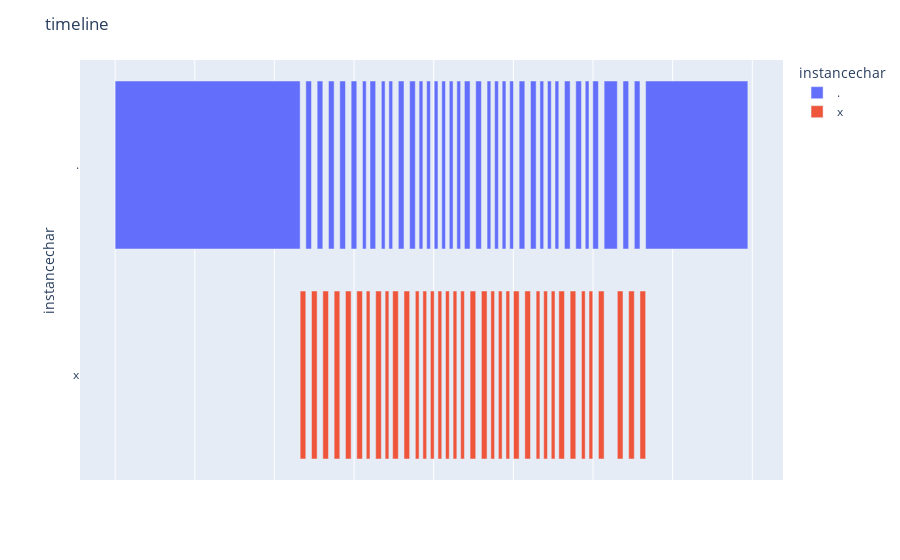
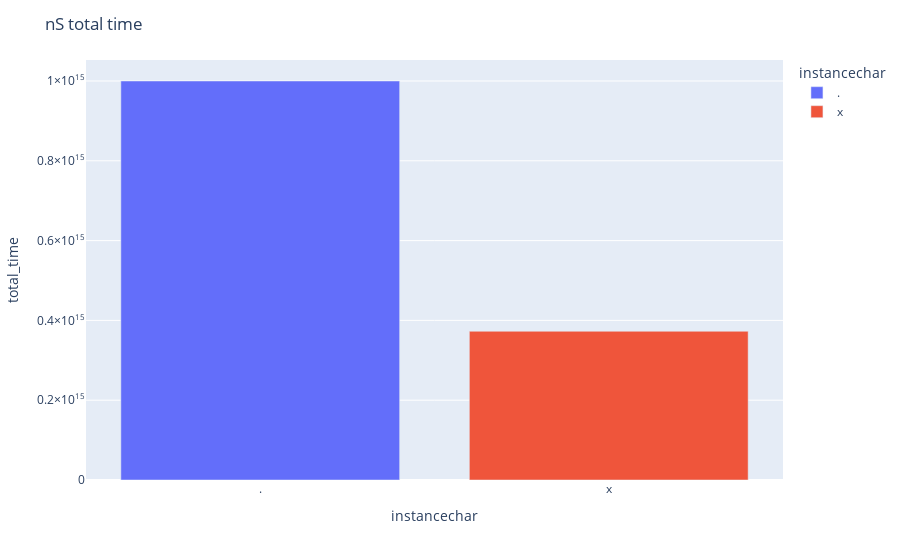

Notebook code for these charts, in order:
### Code cell
#make a time series plot
import pandas as pd
import plotly.express as px
import numpy as np

df = pd.DataFrame(columns=['instance', 'start', 'end'])
#iterate over every charater in the file
with open('output-3.txt', 'r') as f:
    df = pd.DataFrame(columns=['instancechar', 'start', 'end'])
    start = 0
    end = 0
    current_letter = '.'
    Counter = 0
    for line in f:
        for char in line:
            if char != current_letter:
                if current_letter is not None:
                    df = pd.concat([df, pd.DataFrame([[current_letter, start, end]], columns=['instancechar', 'start', 'end'])])
                current_letter = char
                start = end
                end = end + 1
            else:
                end = end + 1
    display(df)
    #change the start and end to datetime
    df['start'] = pd.to_datetime(df['start'], unit='s')
    df['end'] = pd.to_datetime(df['end'], unit='s')
    #plot the time series
    fig = px.timeline(df, x_start='start', x_end='end', y='instancechar', color='instancechar')
    fig.update_layout(title='timeline')
    #hide the x axis labels
    fig.update_xaxes(showticklabels=False)
    fig.show()
    #create a plot of the total time of each instance
    total_time_df = pd.DataFrame(columns=['instancechar', 'total_time'])
    for instance in df.instancechar.unique():
        total_time = (df[df.instancechar == instance].end - df[df.instancechar == instance].start).sum()
        total_time_df = pd.concat([total_time_df, pd.DataFrame([[instance, total_time]], columns=['instancechar', 'total_time'])])

    fig = px.bar(total_time_df, x='instancechar', y='total_time', color='instancechar')
    fig.update_layout(title='nS total time')
    fig.show()

### Figure 1 — Plotly figure (JSON) as saved in the notebook; plotly's stock layout.template omitted (floating-point values rounded to 4 significant figures)
{"data": [{"alignmentgroup": "True", "base": ["1970-01-01T00:00:00", "1970-01-05T18:54:56", "1970-01-06T01:44:32", "1970-01-06T08:34:08", "1970-01-06T15:23:44", "1970-01-06T22:13:20", "1970-01-07T05:02:56", "1970-01-07T09:36:00", "1970-01-07T16:25:36", "1970-01-07T20:58:40", "1970-01-08T02:40:00", "1970-01-08T09:29:36", "1970-01-08T15:10:56", "1970-01-08T19:44:00", "1970-01-09T00:17:04", "1970-01-09T04:50:08", "1970-01-09T09:23:12", "1970-01-09T13:56:16", "1970-01-09T18:29:20", "1970-01-10T01:18:56", "1970-01-10T08:08:32", "1970-01-10T12:41:36", "1970-01-10T17:14:40", "1970-01-10T21:47:44", "1970-01-11T03:29:04", "1970-01-11T10:18:40", "1970-01-11T16:00:00", "1970-01-11T20:33:04", "1970-01-12T01:06:08", "1970-01-12T06:47:28", "1970-01-12T13:37:04", "1970-01-12T19:18:24", "1970-01-12T23:51:28", "1970-01-13T06:41:04", "1970-01-13T18:03:44", "1970-01-14T00:53:20", "1970-01-14T07:42:56"], "hovertemplate": "instancechar=%{y}<br>start=%{base}<br>end=%{x}<extra></extra>", "legendgroup": ".", "marker": {"color": "#636efa", "pattern": {"shape": ""}}, "name": ".", "offsetgroup": ".", "orientation": "h", "showlegend": true, "textposition": "auto", "type": "bar", "x": [401408000, 12288000, 12288000, 12288000, 12288000, 12288000, 8192000, 12288000, 8192000, 8192000, 12288000, 12288000, 8192000, 8192000, 8192000, 8192000, 8192000, 8192000, 12288000, 12288000, 8192000, 8192000, 8192000, 8192000, 12288000, 12288000, 8192000, 8192000, 8192000, 12288000, 12288000, 8192000, 12288000, 28672000, 12288000, 12288000, 221760000], "xaxis": "x", "y": [".", ".", ".", ".", ".", ".", ".", ".", ".", ".", ".", ".", ".", ".", ".", ".", ".", ".", ".", ".", ".", ".", ".", ".", ".", ".", ".", ".", ".", ".", ".", ".", ".", ".", ".", ".", "."], "yaxis": "y"}, {"alignmentgroup": "True", "base": ["1970-01-05T15:30:08", "1970-01-05T22:19:44", "1970-01-06T05:09:20", "1970-01-06T11:58:56", "1970-01-06T18:48:32", "1970-01-07T01:38:08", "1970-01-07T07:19:28", "1970-01-07T13:00:48", "1970-01-07T18:42:08", "1970-01-07T23:15:12", "1970-01-08T06:04:48", "1970-01-08T12:54:24", "1970-01-08T17:27:28", "1970-01-08T22:00:32", "1970-01-09T02:33:36", "1970-01-09T07:06:40", "1970-01-09T11:39:44", "1970-01-09T16:12:48", "1970-01-09T21:54:08", "1970-01-10T04:43:44", "1970-01-10T10:25:04", "1970-01-10T14:58:08", "1970-01-10T19:31:12", "1970-01-11T00:04:16", "1970-01-11T06:53:52", "1970-01-11T13:43:28", "1970-01-11T18:16:32", "1970-01-11T22:49:36", "1970-01-12T03:22:40", "1970-01-12T10:12:16", "1970-01-12T17:01:52", "1970-01-12T21:34:56", "1970-01-13T03:16:16", "1970-01-13T14:38:56", "1970-01-13T21:28:32", "1970-01-14T04:18:08"], "hovertemplate": "instancechar=%{y}<br>start=%{base}<br>end=%{x}<extra></extra>", "legendgroup": "x", "marker": {"color": "#EF553B", "pattern": {"shape": ""}}, "name": "x", "offsetgroup": "x", "orientation": "h", "showlegend": true, "textposition": "auto", "type": "bar", "x": [12288000, 12288000, 12288000, 12288000, 12288000, 12288000, 8192000, 12288000, 8192000, 12288000, 12288000, 8192000, 8192000, 8192000, 8192000, 8192000, 8192000, 8192000, 12288000, 12288000, 8192000, 8192000, 8192000, 12288000, 12288000, 8192000, 8192000, 8192000, 12288000, 12288000, 8192000, 8192000, 12288000, 12288000, 12288000, 12288000], "xaxis": "x", "y": ["x", "x", "x", "x", "x", "x", "x", "x", "x", "x", "x", "x", "x", "x", "x", "x", "x", "x", "x", "x", "x", "x", "x", "x", "x", "x", "x", "x", "x", "x", "x", "x", "x", "x", "x", "x"], "yaxis": "y"}], "layout": {"barmode": "overlay", "legend": {"title": {"text": "instancechar"}, "tracegroupgap": 0}, "margin": {"t": 60}, "title": {"text": "timeline"}, "xaxis": {"anchor": "y", "domain": [0, 1], "showticklabels": false, "type": "date"}, "yaxis": {"anchor": "x", "categoryarray": ["x", "."], "categoryorder": "array", "domain": [0, 1], "title": {"text": "instancechar"}}}}

### Figure 2 — Plotly figure (JSON) as saved in the notebook; plotly's stock layout.template omitted (floating-point values rounded to 4 significant figures)
{"data": [{"alignmentgroup": "True", "hovertemplate": "instancechar=%{x}<br>total_time=%{y}<extra></extra>", "legendgroup": ".", "marker": {"color": "#636efa", "pattern": {"shape": ""}}, "name": ".", "offsetgroup": ".", "orientation": "v", "showlegend": true, "textposition": "auto", "type": "bar", "x": ["."], "xaxis": "x", "y": [1000000000000000], "yaxis": "y"}, {"alignmentgroup": "True", "hovertemplate": "instancechar=%{x}<br>total_time=%{y}<extra></extra>", "legendgroup": "x", "marker": {"color": "#EF553B", "pattern": {"shape": ""}}, "name": "x", "offsetgroup": "x", "orientation": "v", "showlegend": true, "textposition": "auto", "type": "bar", "x": ["x"], "xaxis": "x", "y": [372736000000000], "yaxis": "y"}], "layout": {"barmode": "relative", "legend": {"title": {"text": "instancechar"}, "tracegroupgap": 0}, "margin": {"t": 60}, "title": {"text": "nS total time"}, "xaxis": {"anchor": "y", "categoryarray": [".", "x"], "categoryorder": "array", "domain": [0, 1], "title": {"text": "instancechar"}}, "yaxis": {"anchor": "x", "domain": [0, 1], "title": {"text": "total_time"}}}}
